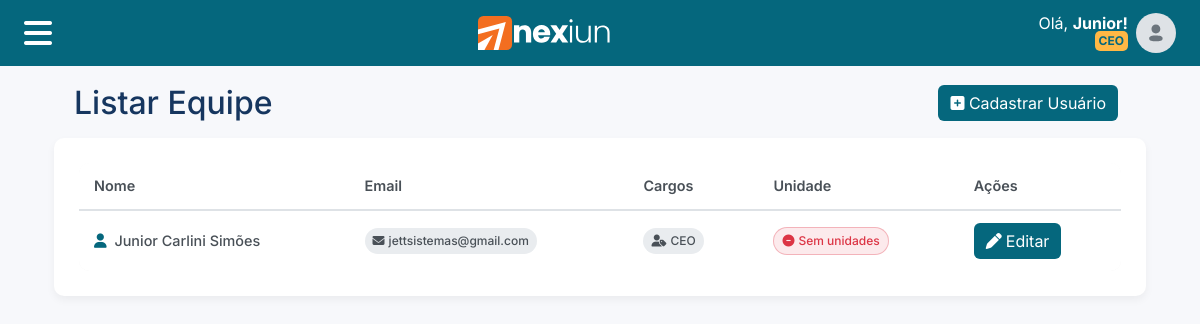
Screenshot of /users/list-users/ (signed in) with the database file from the repository.
### enterprises/models.py (models this page shows, shortened)
class Enterprise(models.Model):
    name = models.CharField(max_length=255)
    cnpj_or_cpf = models.CharField(max_length=18)
    subdomain = models.CharField(
        max_length=63,
        unique=True,
        validators=[validate_subdomain],
        help_text='Subdomínio único para acesso (ex: saldus.nexiun.com.br)',
        verbose_name='Subdomínio'
    )
    logo_light = models.ImageField(
        upload_to=enterprise_directory_path,
        blank=True,
        default='icons/logo.svg',
        null=True,
        verbose_name='Logo Claro',
        help_text='Logo para usar em fundos claros'
    )
    logo_dark = models.ImageField(
        upload_to=enterprise_directory_path,
        blank=True,
        default='icons/logo_white.svg',
        null=True,
        verbose_name='Logo Escuro',
        help_text='Logo para usar em fundos escuros'
    )
    favicon = models.ImageField(
        upload_to=enterprise_directory_path,
        blank=True,
        default='icons/favicon.svg',
        null=True,
        verbose_name='Favicon',
        help_text='Ícone que aparece na aba do navegador (formato .ico, .png ou .svg)'
    )
    primary_color = models.CharField(max_length=7, default='#05677D')
    secondary_color = models.CharField(max_length=7, default='#FFB845')
    text_icons_color = models.CharField(max_length=7, default='#FFFFFF')
    created_at = models.DateTimeField(auto_now_add=True, verbose_name='Criado em')
    updated_at = models.DateTimeField(auto_now=True, verbose_name='Atualizado em')
    def get_full_domain(self):
        return f"{self.subdomain}.nexiun.com.br"
    def get_absolute_url(self):
        from django.conf import settings
        if settings.DEBUG:
            return f"http://{self.subdomain}.nexiun.local:8000"
        else:
            return f"https://{self.get_full_domain()}"
    def get_logo_url(self, theme='light'):
        from django.templatetags.static import static
        logo_field = self.logo_light if theme == 'light' else self.logo_dark
        default_logo = 'icons/logo.svg' if theme == 'light' else 'icons/logo_white.svg'
        if not logo_field:
            return static(default_logo)
        if str(logo_field) in ['icons/logo.svg', 'icons/logo_white.svg', 'icons/favicon.svg']:
            return static(str(logo_field))
        else:
            return logo_field.url
    def get_logo_dark_url(self):
        return self.get_logo_url('dark')
    def get_favicon_url(self):
        from django.templatetags.static import static
        if not self.favicon:
            return static('icons/favicon.svg')
        if str(self.favicon) in ['icons/logo_white.svg', 'icons/favicon.svg']:
            return static(str(self.favicon))
        else:
            return self.favicon.url

### users/models.py (models this page shows, shortened)
class User(AbstractBaseUser, PermissionsMixin):
    THEME_CHOICES = [
        ('light', 'Tema Claro'),
        ('dark', 'Tema Escuro'),
        ('auto', 'Automático (Sistema)'),
    ]
    name = models.CharField(max_length=255, verbose_name="Nome")
    email = models.EmailField(unique=True, null=True, verbose_name="Email")
    cpf = models.CharField(max_length=14, unique=True, null=True, verbose_name="CPF")
    phone = models.CharField(max_length=20, null=True, verbose_name="Telefone")
    theme_preference = models.CharField(
        max_length=10,
        choices=THEME_CHOICES,
        default='light',
        verbose_name='Preferência de Tema',
        help_text='Escolha o tema de aparência do sistema'
    )
    roles = models.ManyToManyField(
        Role,
        blank=True,
        related_name="users",
        verbose_name="Cargos",
        help_text="Cargos atribuídos ao usuário"
    )
    custom_permissions = models.ManyToManyField(
        Permission,
        blank=True,
        related_name="users_with_custom_permission",
        verbose_name="Permissões Customizadas",
        help_text="Permissões específicas além das do cargo"
    )
    date_of_birth = models.DateField(null=True, blank=True, verbose_name="Data de Nascimento")
    profile_image = models.ImageField(upload_to=user_directory_path, blank=True, null=True, verbose_name="Imagem de Perfil")
    enterprise = models.ForeignKey(Enterprise, on_delete=models.SET_NULL, null=True, blank=True, verbose_name="Empresa")
    units = models.ManyToManyField(Unit, blank=True, related_name='users', verbose_name="Unidades")
    is_active = models.BooleanField(default=True, verbose_name="Ativo")
    is_staff = models.BooleanField(default=False, verbose_name="Django Staff")
    objects = CustomUserManager()
    USERNAME_FIELD = 'email'
    REQUIRED_FIELDS = ['name']
    def has_perm(self, perm, obj=None):
        if super().has_perm(perm, obj):
            return True
        if not self.is_active:
            return False
        for role in self.roles.filter(is_active=True):
            for permission in role.permissions.all():
                if f"{permission.content_type.app_label}.{permission.codename}" == perm:
                    return True
        for permission in self.custom_permissions.all():
            if f"{permission.content_type.app_label}.{permission.codename}" == perm:
                return True
        return False

class Role(models.Model):
    name = models.CharField(max_length=100, unique=True, verbose_name="Nome")
    code = models.CharField(max_length=50, unique=True, verbose_name="Código")
    description = models.TextField(blank=True, verbose_name="Descrição")
    is_active = models.BooleanField(default=True, verbose_name="Ativo")
    permissions = models.ManyToManyField(
        Permission,
        blank=True,
        verbose_name="Permissões",
        help_text="Permissões padrão deste cargo"
    )
    created_at = models.DateTimeField(auto_now_add=True)
    updated_at = models.DateTimeField(auto_now=True)
    class Meta:
        verbose_name = "Cargo"
        verbose_name_plural = "Cargos"
        ordering = ['name']

### users/views.py (the view)
# urls.py: path('list-users/', views.list_users_view, name='list_users'),
@permission_required('users.view_users', 'Você não tem permissão para visualizar usuários.')
def list_users_view(request):
    users = User.objects.filter(is_superuser=False)
    if not request.user.is_superuser and request.user.enterprise:
        users = users.filter(enterprise=request.user.enterprise)
    if request.user.has_perm('users.view_unit_users') and not request.user.has_perm('users.view_all_users'):
        user_units = request.user.units.all()
        if user_units.exists():
            users = users.filter(units__in=user_units)
    paginator = Paginator(users, 20)
    users_page = paginator.get_page(request.GET.get("page"))
    return render(request, "users/list_users.html", {"users": users_page})

### users/templates/users/list_users.html (shortened to what this page needs)
{% extends "base/base.html" %}
{% load static %}
{% block content %}
<div class="container">
    <div class="row align-items-center ms-2 me-3 mb-3 mt-3 justify-content-between">
        <div class="col-auto">
            <h2 class="text-color-primary m-0">Listar Equipe</h2>
        </div>
        <div class="col-12 col-md-auto mt-3 mt-md-0">
            <a href="{% url 'create_user' %}" class="btn button-style btn-primary w-100 w-md-auto" style="background-color: {{ enterprise.primary_color }}; border: none;"><i class="fa-solid fa-square-plus"></i> Cadastrar Usuário</a>
        </div>
    </div>
    <div class="container-style">
        <div class="table-container">
            <table class="table-modern">
                <thead>
                    <tr>
                        <th class="col-description">Nome</th>
                        <th class="col-category">Email</th>
                        <th class="col-type">Cargos</th>
                        <th class="col-date">Unidade</th>
                        <th class="col-amount">Ações</th>
                    </tr>
                </thead>
                <tbody>
                    {% for user in users %}
                    <tr>
                        <td>
                            <div class="transaction-text">
                                <i class="fas fa-user me-1" style="color: {{ enterprise.primary_color }};"></i>
                                {{ user.name }}
                            </div>
                        </td>
                        <td>
                            <span class="badge-category">
                                <i class="fas fa-envelope me-1"></i>
                                {{ user.email|truncatechars:25 }}
                            </span>
                        </td>
                        <td>
                            {% for role in user.roles.all %}
                                <span class="badge-date me-1">
                                    <i class="fas fa-user-tag me-1"></i>
                                    {{ role.name }}
                                </span>
                            {% empty %}
                                <span class="badge-saida">
                                    <i class="fas fa-minus-circle me-1"></i>
                                    Sem cargos
                                </span>
                            {% endfor %}
                        </td>
                        <td>
                            {% for unit in user.units.all %}
                                <span class="badge-entrada me-1 mb-1">
                                    <i class="fas fa-building me-1"></i>
                                    {{ unit.name }}
                                </span>
                            {% empty %}
                                <span class="badge-saida">
                                    <i class="fas fa-minus-circle me-1"></i>
                                    Sem unidades
                                </span>
                            {% endfor %}
                        </td>
                        <td>
                            <a href="{% url 'edit_user' user.id %}" class="btn button-style btn-primary" style="background-color: {{ enterprise.primary_color }}; border: none;" title="Editar usuário">
                                <i class="fa-solid fa-pen me-1"></i>Editar
                            </a>
                        </td>
                    </tr>
                    {% endfor %}
                </tbody>
            </table>
        </div>
        </div>
    </div>
{% endblock %}

### templates/base/base.html (shortened to what this page needs)
{% load static %}
{% load permission_tags %}
<!DOCTYPE html>
<html lang="pt-br">
<head>
    <link href="https://cdn.jsdelivr.net/npm/bootstrap@5.3.3/dist/css/bootstrap.min.css" rel="stylesheet">
    <link rel="stylesheet" href="https://cdn.jsdelivr.net/npm/bootstrap-icons@1.11.3/font/bootstrap-icons.min.css">
    <link rel="stylesheet" href="https://cdnjs.cloudflare.com/ajax/libs/font-awesome/6.7.2/css/all.min.css">
</head>
<body>
    <nav class="navbar navbar-custom fixed-top">
        <div class="navbar-container">
            <div class="row w-100 g-0">
                <div class="col-auto d-flex align-items-center ">
                    <button type="button" data-bs-toggle="offcanvas" data-bs-target="#offcanvasNavbar" aria-controls="offcanvasNavbar" aria-label="Toggle navigation" class="btn m-0 menu-toggle-btn">
                        <i class="fa-solid fa-bars" style="font-size: 2rem; color: white; padding: 0;"></i>
                    </button>
                </div>
                <div class="col d-flex align-items-center justify-content-center">
                    <a class="navbar-brand m-0 d-flex align-items-center" href="/">
                        {% if enterprise %}
                            <img src="{{ enterprise.get_logo_dark_url }}" alt="Logo" class="d-block" style="height: 50px;">
                        {% else %}
                            <img src="{% static 'icons/logo_white.svg' %}" alt="Logo Padrão" class="d-block" style="height: 50px;">
                        {% endif %}
                    </a>
                </div>
                <div class="col-auto d-flex align-items-center me-2">
                    <div class="ms-2 text-end p-0 me-2" style="line-height: 1;">
                        <p class="text_icons_color m-0 p-0">Olá, <span class="fw-bold">{{ first_name }}!</span></p>
                        <span class="badge badge-style-group-user m-0 p-1">{{ user.roles.first.name|default:"Usuário" }}</span>
                    </div>
                    <img src="{% if user.profile_image %}{{ user.profile_image.url }}{% else %}{% static 'images/user_default_icon.svg' %}{% endif %}" alt="Usuário" class="rounded-circle" style="height: 40px; width: 40px;">
                </div>
            </div>
        </div>
    </nav>
    <main class="container espacing-title">
        {% block content %}{% endblock %}
    </main>
</body>
</html>

### rows the page displays
Enterprise: get_logo_dark_url (picture)
User: roles.first.name "CEO", name "Junior Carlini Simões", email "jettsistemas@gmail.com"
Role: name "CEO"

### other values shown
{{ first_name }} "Junior"
